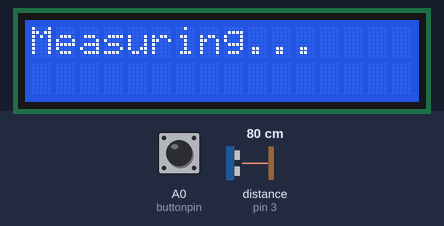
Simulated run of this sketch. Board: Arduino Uno, built with avr-gcc and run on an emulated ATmega328P. Parts: 16×2 character LCD. Wiring (inferred from the names in the program): ultrasonic range finder: trigger pin 2; echo pin 3. The test bench sets the inputs (shaded band); at power-on: A0 (buttonpin) LOW, distance to the obstacle (sensor on pin 3) 80 cm. The echo pulse lasts 58.3 µs per cm; what the sketch prints to the serial monitor is not drawn.

Above: at 0.1 s.
At 30.6 s:
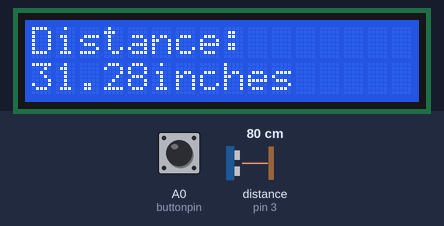

The sketch:

roving_precision_of_your_distance_measurement__in_distance_s.ino
```cpp
#include<LiquidCrystal.h>
int trigpin=2;
int echopin=3;
int buttonpin=A0;
int rs=7;
int enablepin=8;
int db4=9;
int db5=10;
int db6=11;
int db7=12;
int buttonval;
int pingTravelTime;
float pingDistance;
float distanceToTarget;
LiquidCrystal lcd(rs,enablepin,db4,db5,db6,db7);
int dt=3000;
int numMeas=100;
float avgMeas;
float bucket=0;
int j;
void setup()
{
  pinMode(trigpin,OUTPUT);
  pinMode(echopin,INPUT);
  pinMode(buttonpin,INPUT);
  lcd.begin(16,2);
  Serial.begin(9600);
}

void loop()
{
  lcd.setCursor(0,0);
  lcd.print("Place the target");
  lcd.setCursor(0,1);
  lcd.print("Press to measure");
  buttonval=digitalRead(buttonpin);
  while(buttonval==1){
    buttonval=digitalRead(buttonpin);
  }

  lcd.setCursor(0,0);
  lcd.clear();
  lcd.print("Measuring...");
  for(j=1;j<=numMeas;j++){

  digitalWrite(trigpin,LOW);
  delayMicroseconds(10);
  digitalWrite(trigpin,HIGH);
  delayMicroseconds(10);
  digitalWrite(trigpin,LOW);
  pingTravelTime=pulseIn(echopin,HIGH);
  delay(300);
  pingDistance=(0.013464)*(pingTravelTime);
  distanceToTarget=pingDistance/2.;
  bucket=bucket+ distanceToTarget;
  }
  avgMeas=bucket/numMeas;
  Serial.print("Av.dist.to target is: ");
  Serial.print(avgMeas);


  lcd.clear();
  lcd.setCursor(0,0);
  lcd.print("Distance: ");
  lcd.setCursor(0,1);
  lcd.print(distanceToTarget);
  lcd.print("inches");
  delay(dt);


}
```

Measured:
- what the display in image 1 shows lasts 3.0 s, from 30.6 s to 33.6 s
